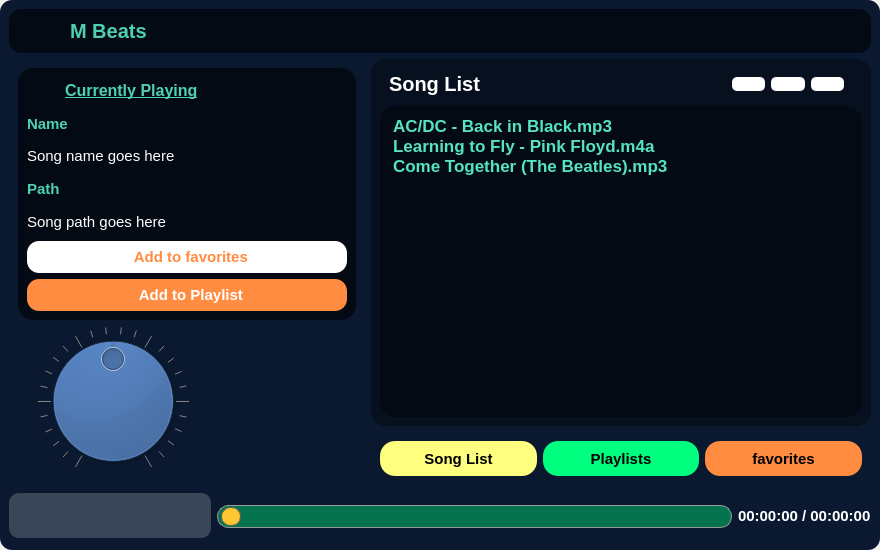
<?xml version="1.0" encoding="UTF-8"?>
<ui version="4.0">
 <class>MusicApp</class>
 <widget class="QMainWindow" name="MusicApp">
  <property name="geometry">
   <rect>
    <x>0</x>
    <y>0</y>
    <width>880</width>
    <height>550</height>
   </rect>
  </property>
  <property name="minimumSize">
   <size>
    <width>880</width>
    <height>550</height>
   </size>
  </property>
  <property name="maximumSize">
   <size>
    <width>16777215</width>
    <height>16777215</height>
   </size>
  </property>
  <property name="windowTitle">
   <string>Advanced Music Player</string>
  </property>
  <widget class="QWidget" name="centralwidget">
   <property name="styleSheet">
    <string notr="true">background-color: rgb(10, 25, 47);
border-radius:12px;</string>
   </property>
   <layout class="QVBoxLayout" name="verticalLayout_5">
    <item>
     <widget class="QFrame" name="title_frame">
      <property name="styleSheet">
       <string notr="true">background-color: rgb(4, 10, 19);
padding:3px;</string>
      </property>
      <property name="frameShape">
       <enum>QFrame::NoFrame</enum>
      </property>
      <property name="frameShadow">
       <enum>QFrame::Raised</enum>
      </property>
      <layout class="QHBoxLayout" name="horizontalLayout_3">
       <property name="leftMargin">
        <number>0</number>
       </property>
       <property name="topMargin">
        <number>0</number>
       </property>
       <property name="rightMargin">
        <number>0</number>
       </property>
       <property name="bottomMargin">
        <number>0</number>
       </property>
       <item>
        <widget class="QFrame" name="frame">
         <property name="frameShape">
          <enum>QFrame::NoFrame</enum>
         </property>
         <property name="frameShadow">
          <enum>QFrame::Raised</enum>
         </property>
         <layout class="QHBoxLayout" name="horizontalLayout_2">
          <property name="topMargin">
           <number>0</number>
          </property>
          <property name="rightMargin">
           <number>0</number>
          </property>
          <property name="bottomMargin">
           <number>0</number>
          </property>
          <item>
           <widget class="QLabel" name="label_4">
            <property name="maximumSize">
             <size>
              <width>32</width>
              <height>32</height>
             </size>
            </property>
            <property name="text">
             <string/>
            </property>
            <property name="pixmap">
             <pixmap resource="res.qrc">:/img/utils/images/app_icon.png</pixmap>
            </property>
            <property name="scaledContents">
             <bool>true</bool>
            </property>
           </widget>
          </item>
          <item>
           <widget class="QLabel" name="label_3">
            <property name="font">
             <font>
              <pointsize>15</pointsize>
              <weight>75</weight>
              <bold>true</bold>
             </font>
            </property>
            <property name="styleSheet">
             <string notr="true">color: rgb(79, 208, 178);</string>
            </property>
            <property name="text">
             <string>M Beats</string>
            </property>
           </widget>
          </item>
         </layout>
        </widget>
       </item>
       <item>
        <widget class="QFrame" name="frame_2">
         <property name="maximumSize">
          <size>
           <width>110</width>
           <height>16777215</height>
          </size>
         </property>
         <property name="frameShape">
          <enum>QFrame::NoFrame</enum>
         </property>
         <property name="frameShadow">
          <enum>QFrame::Raised</enum>
         </property>
         <layout class="QHBoxLayout" name="horizontalLayout">
          <property name="leftMargin">
           <number>0</number>
          </property>
          <property name="topMargin">
           <number>0</number>
          </property>
          <property name="rightMargin">
           <number>0</number>
          </property>
          <property name="bottomMargin">
           <number>0</number>
          </property>
          <item>
           <widget class="QPushButton" name="minimize_btn">
            <property name="minimumSize">
             <size>
              <width>32</width>
              <height>32</height>
             </size>
            </property>
            <property name="cursor">
             <cursorShape>PointingHandCursor</cursorShape>
            </property>
            <property name="styleSheet">
             <string notr="true">QPushButton{
	background-color: rgba(255, 255, 255, 0);
	background-repeat:no-repeat;
	border:none;
	background-position:center center;

}

QPushButton:hover{
	background-color: rgba(255,255,255,130);
}
</string>
            </property>
            <property name="text">
             <string/>
            </property>
            <property name="icon">
             <iconset resource="res.qrc">
              <normaloff>:/img/utils/images/min.png</normaloff>:/img/utils/images/min.png</iconset>
            </property>
            <property name="flat">
             <bool>true</bool>
            </property>
           </widget>
          </item>
          <item>
           <widget class="QPushButton" name="normal_btn">
            <property name="minimumSize">
             <size>
              <width>32</width>
              <height>32</height>
             </size>
            </property>
            <property name="cursor">
             <cursorShape>PointingHandCursor</cursorShape>
            </property>
            <property name="styleSheet">
             <string notr="true">QPushButton{
	background-color: rgba(255, 255, 255, 0);
	background-repeat:no-repeat;
	border:none;
	background-position:center center;

}

QPushButton:hover{
	background-color: rgba(0,0,255,130);
}
</string>
            </property>
            <property name="text">
             <string/>
            </property>
            <property name="icon">
             <iconset resource="res.qrc">
              <normaloff>:/img/utils/images/sliderHandle.png</normaloff>:/img/utils/images/sliderHandle.png</iconset>
            </property>
            <property name="flat">
             <bool>true</bool>
            </property>
           </widget>
          </item>
          <item>
           <widget class="QPushButton" name="close_btn">
            <property name="minimumSize">
             <size>
              <width>32</width>
              <height>32</height>
             </size>
            </property>
            <property name="cursor">
             <cursorShape>PointingHandCursor</cursorShape>
            </property>
            <property name="styleSheet">
             <string notr="true">QPushButton{
	background-color: rgba(255, 255, 255, 0);
	background-repeat:no-repeat;
	border:none;
	background-position:center center;

}

QPushButton:hover{
	background-color: rgba(255, 20, 12, 200);
}

QPushButton:pressed{
	background-color: rgba(255, 20, 12, 200);
	border-color:rgba(255,255,255,30);
	border-style:inset;
	color:rgba(0,0,0,100);
}</string>
            </property>
            <property name="text">
             <string/>
            </property>
            <property name="icon">
             <iconset resource="res.qrc">
              <normaloff>:/img/utils/images/quit.png</normaloff>:/img/utils/images/quit.png</iconset>
            </property>
            <property name="flat">
             <bool>true</bool>
            </property>
           </widget>
          </item>
         </layout>
        </widget>
       </item>
      </layout>
     </widget>
    </item>
    <item>
     <widget class="QFrame" name="frame_10">
      <property name="frameShape">
       <enum>QFrame::NoFrame</enum>
      </property>
      <property name="frameShadow">
       <enum>QFrame::Raised</enum>
      </property>
      <layout class="QHBoxLayout" name="horizontalLayout_8">
       <property name="leftMargin">
        <number>0</number>
       </property>
       <property name="topMargin">
        <number>0</number>
       </property>
       <property name="rightMargin">
        <number>0</number>
       </property>
       <property name="bottomMargin">
        <number>0</number>
       </property>
       <item alignment="Qt::AlignLeft">
        <widget class="QFrame" name="frame_3">
         <property name="minimumSize">
          <size>
           <width>356</width>
           <height>0</height>
          </size>
         </property>
         <property name="frameShape">
          <enum>QFrame::NoFrame</enum>
         </property>
         <property name="frameShadow">
          <enum>QFrame::Raised</enum>
         </property>
         <layout class="QVBoxLayout" name="verticalLayout_2">
          <item>
           <widget class="QFrame" name="frame_4">
            <property name="minimumSize">
             <size>
              <width>0</width>
              <height>252</height>
             </size>
            </property>
            <property name="styleSheet">
             <string notr="true">background-color: rgba(0, 0, 0, 150);
border-radius: 15px;</string>
            </property>
            <property name="frameShape">
             <enum>QFrame::NoFrame</enum>
            </property>
            <property name="frameShadow">
             <enum>QFrame::Raised</enum>
            </property>
            <layout class="QVBoxLayout" name="verticalLayout">
             <property name="spacing">
              <number>6</number>
             </property>
             <property name="leftMargin">
              <number>9</number>
             </property>
             <property name="topMargin">
              <number>9</number>
             </property>
             <property name="rightMargin">
              <number>9</number>
             </property>
             <item>
              <widget class="QFrame" name="frame_5">
               <property name="styleSheet">
                <string notr="true">background-color: rgba(255, 255, 255, 0);</string>
               </property>
               <property name="frameShape">
                <enum>QFrame::StyledPanel</enum>
               </property>
               <property name="frameShadow">
                <enum>QFrame::Raised</enum>
               </property>
               <layout class="QHBoxLayout" name="horizontalLayout_4">
                <property name="leftMargin">
                 <number>0</number>
                </property>
                <property name="topMargin">
                 <number>0</number>
                </property>
                <property name="rightMargin">
                 <number>0</number>
                </property>
                <property name="bottomMargin">
                 <number>0</number>
                </property>
                <item>
                 <widget class="QLabel" name="label_6">
                  <property name="maximumSize">
                   <size>
                    <width>32</width>
                    <height>32</height>
                   </size>
                  </property>
                  <property name="font">
                   <font>
                    <pointsize>12</pointsize>
                    <weight>75</weight>
                    <bold>true</bold>
                   </font>
                  </property>
                  <property name="styleSheet">
                   <string notr="true">background-color: rgba(0, 0, 0,0);
color: rgb(79, 208, 178);</string>
                  </property>
                  <property name="text">
                   <string/>
                  </property>
                  <property name="pixmap">
                   <pixmap resource="res.qrc">:/img/utils/images/current-music.png</pixmap>
                  </property>
                  <property name="scaledContents">
                   <bool>true</bool>
                  </property>
                 </widget>
                </item>
                <item>
                 <widget class="QLabel" name="label_5">
                  <property name="font">
                   <font>
                    <pointsize>12</pointsize>
                    <weight>75</weight>
                    <bold>true</bold>
                    <underline>true</underline>
                   </font>
                  </property>
                  <property name="styleSheet">
                   <string notr="true">background-color: rgba(0, 0, 0,0);
color: rgb(79, 208, 178);</string>
                  </property>
                  <property name="text">
                   <string>Currently Playing</string>
                  </property>
                 </widget>
                </item>
               </layout>
              </widget>
             </item>
             <item>
              <widget class="QLabel" name="label_7">
               <property name="font">
                <font>
                 <pointsize>11</pointsize>
                 <weight>75</weight>
                 <bold>true</bold>
                </font>
               </property>
               <property name="styleSheet">
                <string notr="true">background-color: rgba(0, 0, 0,0);
color: rgb(79, 208, 178);</string>
               </property>
               <property name="text">
                <string>Name</string>
               </property>
              </widget>
             </item>
             <item>
              <widget class="QLabel" name="cuurent_song_name">
               <property name="font">
                <font>
                 <pointsize>11</pointsize>
                 <weight>50</weight>
                 <bold>false</bold>
                </font>
               </property>
               <property name="styleSheet">
                <string notr="true">background-color: rgba(0, 0, 0,0);
color: rgb(255, 255, 255);</string>
               </property>
               <property name="text">
                <string>Song name goes here</string>
               </property>
              </widget>
             </item>
             <item>
              <widget class="QLabel" name="label_8">
               <property name="font">
                <font>
                 <pointsize>11</pointsize>
                 <weight>75</weight>
                 <bold>true</bold>
                </font>
               </property>
               <property name="styleSheet">
                <string notr="true">background-color: rgba(0, 0, 0,0);
color: rgb(79, 208, 178);</string>
               </property>
               <property name="text">
                <string>Path</string>
               </property>
              </widget>
             </item>
             <item>
              <widget class="QLabel" name="label_9">
               <property name="font">
                <font>
                 <pointsize>11</pointsize>
                 <weight>50</weight>
                 <bold>false</bold>
                </font>
               </property>
               <property name="styleSheet">
                <string notr="true">background-color: rgba(0, 0, 0,0);
color: rgb(255, 255, 255);</string>
               </property>
               <property name="text">
                <string>Song path goes here</string>
               </property>
              </widget>
             </item>
             <item>
              <widget class="QPushButton" name="add_to_fav_btn">
               <property name="minimumSize">
                <size>
                 <width>0</width>
                 <height>32</height>
                </size>
               </property>
               <property name="font">
                <font>
                 <pointsize>11</pointsize>
                 <weight>75</weight>
                 <bold>true</bold>
                </font>
               </property>
               <property name="cursor">
                <cursorShape>PointingHandCursor</cursorShape>
               </property>
               <property name="styleSheet">
                <string notr="true">background-color: rgb(255, 255, 255);
color: rgb(255, 140, 64);
border-radius:12px;</string>
               </property>
               <property name="text">
                <string>  Add to favorites</string>
               </property>
               <property name="icon">
                <iconset resource="res.qrc">
                 <normaloff>:/img/utils/images/like.png</normaloff>:/img/utils/images/like.png</iconset>
               </property>
               <property name="iconSize">
                <size>
                 <width>24</width>
                 <height>24</height>
                </size>
               </property>
              </widget>
             </item>
             <item>
              <widget class="QPushButton" name="add_to_playlist">
               <property name="minimumSize">
                <size>
                 <width>0</width>
                 <height>32</height>
                </size>
               </property>
               <property name="font">
                <font>
                 <pointsize>11</pointsize>
                 <weight>75</weight>
                 <bold>true</bold>
                </font>
               </property>
               <property name="cursor">
                <cursorShape>PointingHandCursor</cursorShape>
               </property>
               <property name="styleSheet">
                <string notr="true">background-color: rgb(255, 140, 64);
color: rgb(255, 255, 255);
border-radius:12px;</string>
               </property>
               <property name="text">
                <string>  Add to Playlist</string>
               </property>
               <property name="icon">
                <iconset resource="res.qrc">
                 <normaloff>:/img/utils/images/music_list.png</normaloff>:/img/utils/images/music_list.png</iconset>
               </property>
               <property name="iconSize">
                <size>
                 <width>24</width>
                 <height>24</height>
                </size>
               </property>
              </widget>
             </item>
            </layout>
           </widget>
          </item>
          <item>
           <widget class="QDial" name="volume_dial">
            <property name="minimumSize">
             <size>
              <width>0</width>
              <height>116</height>
             </size>
            </property>
            <property name="maximumSize">
             <size>
              <width>190</width>
              <height>16777215</height>
             </size>
            </property>
            <property name="cursor">
             <cursorShape>ClosedHandCursor</cursorShape>
            </property>
            <property name="styleSheet">
             <string notr="true"/>
            </property>
            <property name="maximum">
             <number>100</number>
            </property>
            <property name="value">
             <number>50</number>
            </property>
            <property name="tracking">
             <bool>false</bool>
            </property>
            <property name="wrapping">
             <bool>false</bool>
            </property>
            <property name="notchesVisible">
             <bool>true</bool>
            </property>
           </widget>
          </item>
         </layout>
        </widget>
       </item>
       <item>
        <widget class="QFrame" name="frame_6">
         <property name="frameShape">
          <enum>QFrame::NoFrame</enum>
         </property>
         <property name="frameShadow">
          <enum>QFrame::Raised</enum>
         </property>
         <layout class="QVBoxLayout" name="verticalLayout_4">
          <property name="leftMargin">
           <number>0</number>
          </property>
          <property name="topMargin">
           <number>0</number>
          </property>
          <property name="rightMargin">
           <number>0</number>
          </property>
          <property name="bottomMargin">
           <number>0</number>
          </property>
          <item>
           <widget class="QStackedWidget" name="stackedWidget">
            <property name="styleSheet">
             <string notr="true">background-color: rgba(0, 0, 0, 50);
border-radius:15px;</string>
            </property>
            <property name="currentIndex">
             <number>0</number>
            </property>
            <widget class="QWidget" name="song_list_page">
             <layout class="QVBoxLayout" name="verticalLayout_3">
              <item>
               <widget class="QFrame" name="frame_7">
                <property name="styleSheet">
                 <string notr="true">background-color: rgba(255, 255, 255, 0);</string>
                </property>
                <property name="frameShape">
                 <enum>QFrame::NoFrame</enum>
                </property>
                <property name="frameShadow">
                 <enum>QFrame::Raised</enum>
                </property>
                <layout class="QHBoxLayout" name="horizontalLayout_5">
                 <property name="topMargin">
                  <number>0</number>
                 </property>
                 <property name="bottomMargin">
                  <number>0</number>
                 </property>
                 <item>
                  <widget class="QLabel" name="label_10">
                   <property name="font">
                    <font>
                     <pointsize>15</pointsize>
                     <weight>75</weight>
                     <bold>true</bold>
                    </font>
                   </property>
                   <property name="styleSheet">
                    <string notr="true">color: rgb(255, 255, 255);</string>
                   </property>
                   <property name="text">
                    <string>Song List</string>
                   </property>
                  </widget>
                 </item>
                 <item>
                  <widget class="QFrame" name="frame_8">
                   <property name="maximumSize">
                    <size>
                     <width>130</width>
                     <height>16777215</height>
                    </size>
                   </property>
                   <property name="frameShape">
                    <enum>QFrame::NoFrame</enum>
                   </property>
                   <property name="frameShadow">
                    <enum>QFrame::Raised</enum>
                   </property>
                   <layout class="QHBoxLayout" name="horizontalLayout_6">
                    <item>
                     <widget class="QPushButton" name="add_songs_btn">
                      <property name="cursor">
                       <cursorShape>PointingHandCursor</cursorShape>
                      </property>
                      <property name="styleSheet">
                       <string notr="true">background-color: rgb(255, 255, 255);
border-radius:5px;</string>
                      </property>
                      <property name="text">
                       <string/>
                      </property>
                      <property name="icon">
                       <iconset resource="res.qrc">
                        <normaloff>:/img/utils/images/addFromLocal.png</normaloff>:/img/utils/images/addFromLocal.png</iconset>
                      </property>
                      <property name="iconSize">
                       <size>
                        <width>32</width>
                        <height>32</height>
                       </size>
                      </property>
                     </widget>
                    </item>
                    <item>
                     <widget class="QPushButton" name="delete_selected_btn">
                      <property name="cursor">
                       <cursorShape>PointingHandCursor</cursorShape>
                      </property>
                      <property name="styleSheet">
                       <string notr="true">background-color: rgb(255, 255, 255);
border-radius:5px;</string>
                      </property>
                      <property name="text">
                       <string/>
                      </property>
                      <property name="icon">
                       <iconset resource="res.qrc">
                        <normaloff>:/img/utils/images/clear.png</normaloff>:/img/utils/images/clear.png</iconset>
                      </property>
                      <property name="iconSize">
                       <size>
                        <width>32</width>
                        <height>32</height>
                       </size>
                      </property>
                     </widget>
                    </item>
                    <item>
                     <widget class="QPushButton" name="delete_all_songs_btn">
                      <property name="cursor">
                       <cursorShape>PointingHandCursor</cursorShape>
                      </property>
                      <property name="styleSheet">
                       <string notr="true">background-color: rgb(255, 255, 255);
border-radius:5px;</string>
                      </property>
                      <property name="text">
                       <string/>
                      </property>
                      <property name="icon">
                       <iconset resource="res.qrc">
                        <normaloff>:/img/utils/images/remove.png</normaloff>:/img/utils/images/remove.png</iconset>
                      </property>
                      <property name="iconSize">
                       <size>
                        <width>32</width>
                        <height>32</height>
                       </size>
                      </property>
                     </widget>
                    </item>
                   </layout>
                  </widget>
                 </item>
                </layout>
               </widget>
              </item>
              <item>
               <widget class="QListWidget" name="loaded_songs_listWidget">
                <property name="font">
                 <font>
                  <pointsize>13</pointsize>
                  <weight>75</weight>
                  <bold>true</bold>
                 </font>
                </property>
                <property name="cursor" stdset="0">
                 <cursorShape>PointingHandCursor</cursorShape>
                </property>
                <property name="styleSheet">
                 <string notr="true">color: rgb(86, 227, 194);
background-color: rgba(0, 0, 0, 100);

selection-background-color: rgb(255, 140, 64);
selection-color: rgb(255, 255, 255);
padding:10px;
</string>
                </property>
                <property name="verticalScrollBarPolicy">
                 <enum>Qt::ScrollBarAlwaysOff</enum>
                </property>
                <property name="horizontalScrollBarPolicy">
                 <enum>Qt::ScrollBarAlwaysOff</enum>
                </property>
                <item>
                 <property name="text">
                  <string>AC/DC - Back in Black.mp3</string>
                 </property>
                </item>
                <item>
                 <property name="text">
                  <string>Learning to Fly - Pink Floyd.m4a</string>
                 </property>
                </item>
                <item>
                 <property name="text">
                  <string>Come Together (The Beatles).mp3</string>
                 </property>
                </item>
               </widget>
              </item>
             </layout>
            </widget>
            <widget class="QWidget" name="playlists_page"/>
            <widget class="QWidget" name="favorites_page"/>
           </widget>
          </item>
          <item>
           <widget class="QFrame" name="frame_9">
            <property name="frameShape">
             <enum>QFrame::NoFrame</enum>
            </property>
            <property name="frameShadow">
             <enum>QFrame::Raised</enum>
            </property>
            <layout class="QHBoxLayout" name="horizontalLayout_7">
             <item>
              <widget class="QPushButton" name="song_list_btn">
               <property name="minimumSize">
                <size>
                 <width>0</width>
                 <height>35</height>
                </size>
               </property>
               <property name="font">
                <font>
                 <pointsize>11</pointsize>
                 <weight>75</weight>
                 <bold>true</bold>
                </font>
               </property>
               <property name="cursor">
                <cursorShape>PointingHandCursor</cursorShape>
               </property>
               <property name="styleSheet">
                <string notr="true">background-color: rgb(255, 255, 127);
border-radius:15px;</string>
               </property>
               <property name="text">
                <string>Song List</string>
               </property>
              </widget>
             </item>
             <item>
              <widget class="QPushButton" name="playlists_btn">
               <property name="minimumSize">
                <size>
                 <width>0</width>
                 <height>35</height>
                </size>
               </property>
               <property name="font">
                <font>
                 <pointsize>11</pointsize>
                 <weight>75</weight>
                 <bold>true</bold>
                </font>
               </property>
               <property name="cursor">
                <cursorShape>PointingHandCursor</cursorShape>
               </property>
               <property name="styleSheet">
                <string notr="true">background-color: rgb(0, 255, 127);
border-radius:15px;</string>
               </property>
               <property name="text">
                <string>Playlists</string>
               </property>
              </widget>
             </item>
             <item>
              <widget class="QPushButton" name="favorites_btn">
               <property name="minimumSize">
                <size>
                 <width>0</width>
                 <height>35</height>
                </size>
               </property>
               <property name="font">
                <font>
                 <pointsize>11</pointsize>
                 <weight>75</weight>
                 <bold>true</bold>
                </font>
               </property>
               <property name="cursor">
                <cursorShape>PointingHandCursor</cursorShape>
               </property>
               <property name="styleSheet">
                <string notr="true">background-color: rgb(255, 140, 64);
border-radius:15px;</string>
               </property>
               <property name="text">
                <string>favorites</string>
               </property>
              </widget>
             </item>
            </layout>
           </widget>
          </item>
         </layout>
        </widget>
       </item>
      </layout>
     </widget>
    </item>
    <item>
     <widget class="QFrame" name="frame_11">
      <property name="frameShape">
       <enum>QFrame::NoFrame</enum>
      </property>
      <property name="frameShadow">
       <enum>QFrame::Raised</enum>
      </property>
      <layout class="QHBoxLayout" name="horizontalLayout_11">
       <property name="leftMargin">
        <number>0</number>
       </property>
       <property name="topMargin">
        <number>0</number>
       </property>
       <property name="rightMargin">
        <number>0</number>
       </property>
       <property name="bottomMargin">
        <number>0</number>
       </property>
       <item alignment="Qt::AlignHCenter">
        <widget class="QFrame" name="frame_13">
         <property name="maximumSize">
          <size>
           <width>16777215</width>
           <height>45</height>
          </size>
         </property>
         <property name="styleSheet">
          <string notr="true">background-color: rgba(255, 255, 255, 50);
border-radius:10px;</string>
         </property>
         <property name="frameShape">
          <enum>QFrame::NoFrame</enum>
         </property>
         <property name="frameShadow">
          <enum>QFrame::Raised</enum>
         </property>
         <layout class="QHBoxLayout" name="horizontalLayout_12">
          <item>
           <widget class="QPushButton" name="play_btn_2">
            <property name="minimumSize">
             <size>
              <width>30</width>
              <height>30</height>
             </size>
            </property>
            <property name="cursor">
             <cursorShape>PointingHandCursor</cursorShape>
            </property>
            <property name="styleSheet">
             <string notr="true">QPushButton{
	background-color: rgba(255, 255, 255, 0);
	background-repeat:no-repeat;
	border:none;
	background-position:center center;

}

QPushButton:hover{
	background-color: rgba(255,255,255,100);
}
</string>
            </property>
            <property name="text">
             <string/>
            </property>
            <property name="icon">
             <iconset resource="res.qrc">
              <normaloff>:/img/utils/images/pase.png</normaloff>:/img/utils/images/pase.png</iconset>
            </property>
            <property name="flat">
             <bool>true</bool>
            </property>
           </widget>
          </item>
          <item>
           <widget class="QPushButton" name="pause_btn_2">
            <property name="minimumSize">
             <size>
              <width>30</width>
              <height>30</height>
             </size>
            </property>
            <property name="cursor">
             <cursorShape>PointingHandCursor</cursorShape>
            </property>
            <property name="styleSheet">
             <string notr="true">QPushButton{
	background-color: rgba(255, 255, 255, 0);
	background-repeat:no-repeat;
	border:none;
	background-position:center center;

}

QPushButton:hover{
	background-color: rgba(255,255,255,100);
}
</string>
            </property>
            <property name="text">
             <string/>
            </property>
            <property name="icon">
             <iconset resource="res.qrc">
              <normaloff>:/img/utils/images/play.png</normaloff>:/img/utils/images/play.png</iconset>
            </property>
            <property name="flat">
             <bool>true</bool>
            </property>
           </widget>
          </item>
          <item>
           <widget class="QPushButton" name="stop_btn_2">
            <property name="minimumSize">
             <size>
              <width>30</width>
              <height>30</height>
             </size>
            </property>
            <property name="cursor">
             <cursorShape>PointingHandCursor</cursorShape>
            </property>
            <property name="styleSheet">
             <string notr="true">QPushButton{
	background-color: rgba(255, 255, 255, 0);
	background-repeat:no-repeat;
	border:none;
	background-position:center center;

}

QPushButton:hover{
	background-color: rgba(255,255,255,100);
}
</string>
            </property>
            <property name="text">
             <string/>
            </property>
            <property name="icon">
             <iconset resource="res.qrc">
              <normaloff>:/img/utils/images/sliderHandle.png</normaloff>:/img/utils/images/sliderHandle.png</iconset>
            </property>
            <property name="flat">
             <bool>true</bool>
            </property>
           </widget>
          </item>
          <item>
           <widget class="QPushButton" name="previous_btn_2">
            <property name="minimumSize">
             <size>
              <width>30</width>
              <height>30</height>
             </size>
            </property>
            <property name="cursor">
             <cursorShape>PointingHandCursor</cursorShape>
            </property>
            <property name="styleSheet">
             <string notr="true">QPushButton{
	background-color: rgba(255, 255, 255, 0);
	background-repeat:no-repeat;
	border:none;
	background-position:center center;

}

QPushButton:hover{
	background-color: rgba(255,255,255,100);
}
</string>
            </property>
            <property name="text">
             <string/>
            </property>
            <property name="icon">
             <iconset resource="res.qrc">
              <normaloff>:/img/utils/images/pre.png</normaloff>:/img/utils/images/pre.png</iconset>
            </property>
            <property name="flat">
             <bool>true</bool>
            </property>
           </widget>
          </item>
          <item>
           <widget class="QPushButton" name="next_btn_2">
            <property name="minimumSize">
             <size>
              <width>32</width>
              <height>30</height>
             </size>
            </property>
            <property name="maximumSize">
             <size>
              <width>25</width>
              <height>16777215</height>
             </size>
            </property>
            <property name="cursor">
             <cursorShape>PointingHandCursor</cursorShape>
            </property>
            <property name="styleSheet">
             <string notr="true">QPushButton{
	background-color: rgba(255, 255, 255, 0);
	background-repeat:no-repeat;
	border:none;
	background-position:center center;

}

QPushButton:hover{
	background-color: rgba(255,255,255,100);
}
</string>
            </property>
            <property name="text">
             <string/>
            </property>
            <property name="icon">
             <iconset resource="res.qrc">
              <normaloff>:/img/utils/images/next.png</normaloff>:/img/utils/images/next.png</iconset>
            </property>
            <property name="iconSize">
             <size>
              <width>32</width>
              <height>16</height>
             </size>
            </property>
            <property name="flat">
             <bool>true</bool>
            </property>
           </widget>
          </item>
         </layout>
        </widget>
       </item>
       <item>
        <widget class="QSlider" name="music_slider_2">
         <property name="minimumSize">
          <size>
           <width>0</width>
           <height>50</height>
          </size>
         </property>
         <property name="cursor">
          <cursorShape>PointingHandCursor</cursorShape>
         </property>
         <property name="styleSheet">
          <string notr="true">QSlider::groove:horizontal {
    border: 1px solid #999999;
    height: 15px; 
   padding:3px;
	background: rgba(0, 255, 127, 100);
    margin: 2px 0;
	border-radius:11px;
}

QSlider::handle:horizontal {
    background:  rgb(255, 200, 50);
    border: 1px solid #5c5c5c;
    width: 18px;
    margin: -2px 0;
    border-radius: 9px;
}</string>
         </property>
         <property name="orientation">
          <enum>Qt::Horizontal</enum>
         </property>
        </widget>
       </item>
       <item>
        <widget class="QLabel" name="time_label_2">
         <property name="maximumSize">
          <size>
           <width>16777215</width>
           <height>35</height>
          </size>
         </property>
         <property name="font">
          <font>
           <pointsize>11</pointsize>
           <weight>75</weight>
           <bold>true</bold>
          </font>
         </property>
         <property name="styleSheet">
          <string notr="true">color: rgb(255, 255, 255);
</string>
         </property>
         <property name="text">
          <string>00:00:00 / 00:00:00</string>
         </property>
        </widget>
       </item>
      </layout>
     </widget>
    </item>
   </layout>
  </widget>
 </widget>
 <resources>
  <include location="res.qrc"/>
  <include location="res.qrc"/>
 </resources>
 <connections/>
</ui>
